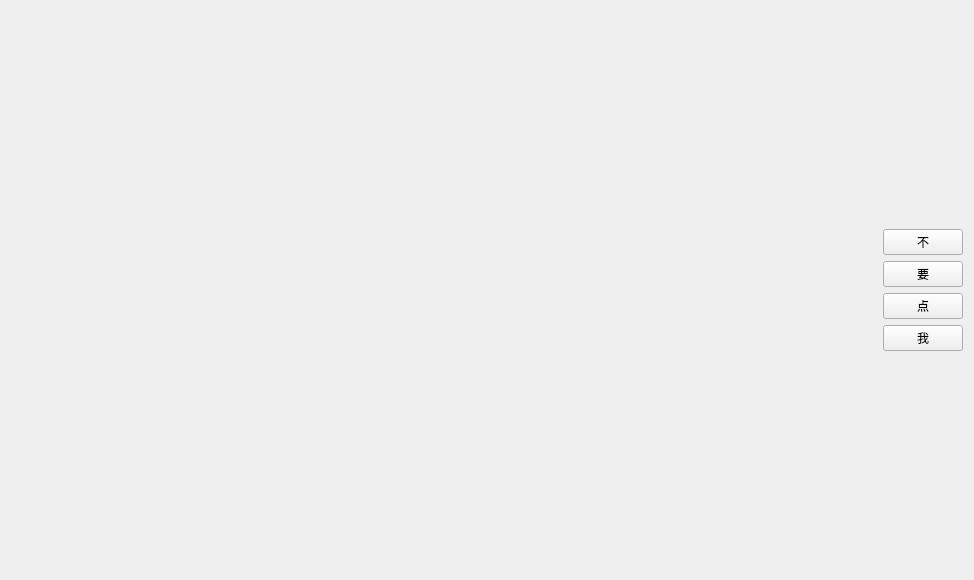
<?xml version="1.0" encoding="UTF-8"?>
<ui version="4.0">
 <class>ChineseChess</class>
 <widget class="QWidget" name="ChineseChess">
  <property name="geometry">
   <rect>
    <x>0</x>
    <y>0</y>
    <width>578</width>
    <height>580</height>
   </rect>
  </property>
  <property name="windowTitle">
   <string>ChineseChess</string>
  </property>
  <layout class="QGridLayout" name="gridLayout">
   <item row="0" column="0" colspan="5">
    <spacer name="horizontalSpacer_3">
     <property name="orientation">
      <enum>Qt::Horizontal</enum>
     </property>
     <property name="sizeHint" stdset="0">
      <size>
       <width>557</width>
       <height>38</height>
      </size>
     </property>
    </spacer>
   </item>
   <item row="1" column="0">
    <spacer name="verticalSpacer_3">
     <property name="orientation">
      <enum>Qt::Vertical</enum>
     </property>
     <property name="sizeHint" stdset="0">
      <size>
       <width>28</width>
       <height>465</height>
      </size>
     </property>
    </spacer>
   </item>
   <item row="1" column="2">
    <spacer name="horizontalSpacer">
     <property name="orientation">
      <enum>Qt::Horizontal</enum>
     </property>
     <property name="sizeHint" stdset="0">
      <size>
       <width>411</width>
       <height>465</height>
      </size>
     </property>
    </spacer>
   </item>
   <item row="1" column="4">
    <layout class="QVBoxLayout" name="verticalLayout">
     <item>
      <spacer name="verticalSpacer">
       <property name="orientation">
        <enum>Qt::Vertical</enum>
       </property>
       <property name="sizeHint" stdset="0">
        <size>
         <width>20</width>
         <height>40</height>
        </size>
       </property>
      </spacer>
     </item>
     <item>
      <widget class="QPushButton" name="pushButton">
       <property name="text">
        <string>不</string>
       </property>
      </widget>
     </item>
     <item>
      <widget class="QPushButton" name="pushButton_2">
       <property name="text">
        <string>要</string>
       </property>
      </widget>
     </item>
     <item>
      <widget class="QPushButton" name="pushButton_3">
       <property name="text">
        <string>点</string>
       </property>
      </widget>
     </item>
     <item>
      <widget class="QPushButton" name="pushButton_4">
       <property name="text">
        <string>我</string>
       </property>
      </widget>
     </item>
     <item>
      <spacer name="verticalSpacer_2">
       <property name="orientation">
        <enum>Qt::Vertical</enum>
       </property>
       <property name="sizeHint" stdset="0">
        <size>
         <width>20</width>
         <height>40</height>
        </size>
       </property>
      </spacer>
     </item>
    </layout>
   </item>
   <item row="2" column="0" colspan="5">
    <spacer name="horizontalSpacer_2">
     <property name="orientation">
      <enum>Qt::Horizontal</enum>
     </property>
     <property name="sizeHint" stdset="0">
      <size>
       <width>557</width>
       <height>38</height>
      </size>
     </property>
    </spacer>
   </item>
   <item row="1" column="3">
    <spacer name="verticalSpacer_4">
     <property name="orientation">
      <enum>Qt::Vertical</enum>
     </property>
     <property name="sizeHint" stdset="0">
      <size>
       <width>20</width>
       <height>40</height>
      </size>
     </property>
    </spacer>
   </item>
   <item row="1" column="1">
    <widget class="QLabel" name="label">
     <property name="minimumSize">
      <size>
       <width>800</width>
       <height>0</height>
      </size>
     </property>
     <property name="text">
      <string/>
     </property>
    </widget>
   </item>
  </layout>
 </widget>
 <layoutdefault spacing="6" margin="11"/>
 <resources/>
 <connections/>
</ui>
